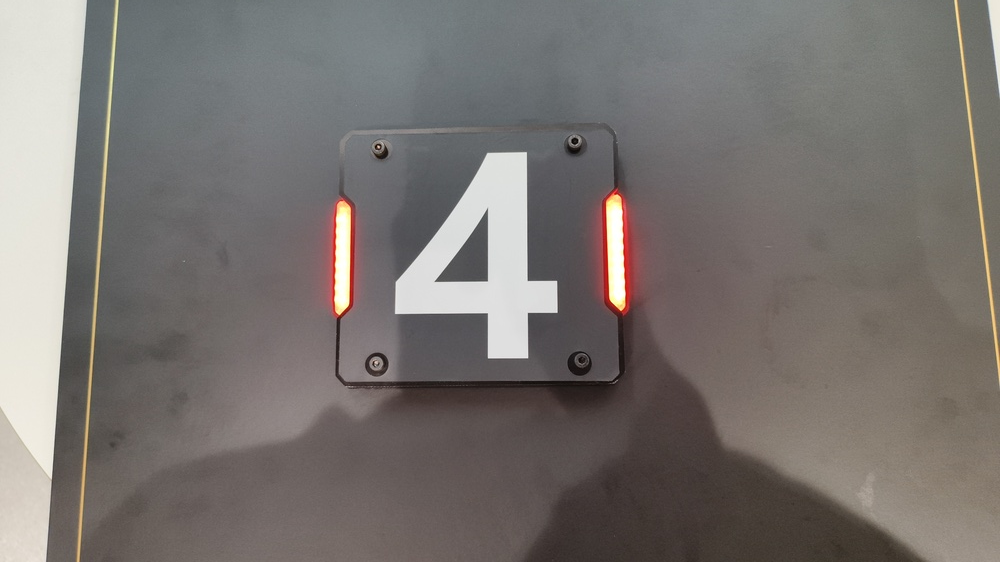
//> input picture opencv_show/picture/red.jpg, 1000 x 562 px, shrunk from 4096 x 2304 before the run
$ ./step5   (built with g++ and OpenCV 4)
//> lines starting //> are read from the running program, lines starting //| are printed output that depends on the picture; after the words box and inside, x2 and y2 are one past the last pixel; in counts of white or black regions, pixels touching at a corner belong together
#include <opencv2/opencv.hpp>
#include <iostream>

int main()
{
    cv::Mat image;
    image = cv::imread("red.jpg");
//> image is the input picture: 562 rows x 1000 cols, CV_8UC3; mean B, G, R 112.3, 115.4, 120.6
    if (image.empty()) {
        std::cerr << "Failed to read red.jpg\n";
        return 1;
    }

    // 先按 step3 的方法得到红色掩膜
    cv::Mat hsv;
    cv::cvtColor(image, hsv, cv::COLOR_BGR2HSV);
//> hsv: 562 rows x 1000 cols, CV_8UC3; mean H, S, V 49, 26, 122.3

    cv::Mat lowRed, highRed, mask;
    cv::inRange(hsv, cv::Scalar(0, 100, 100), cv::Scalar(10, 255, 255), lowRed);
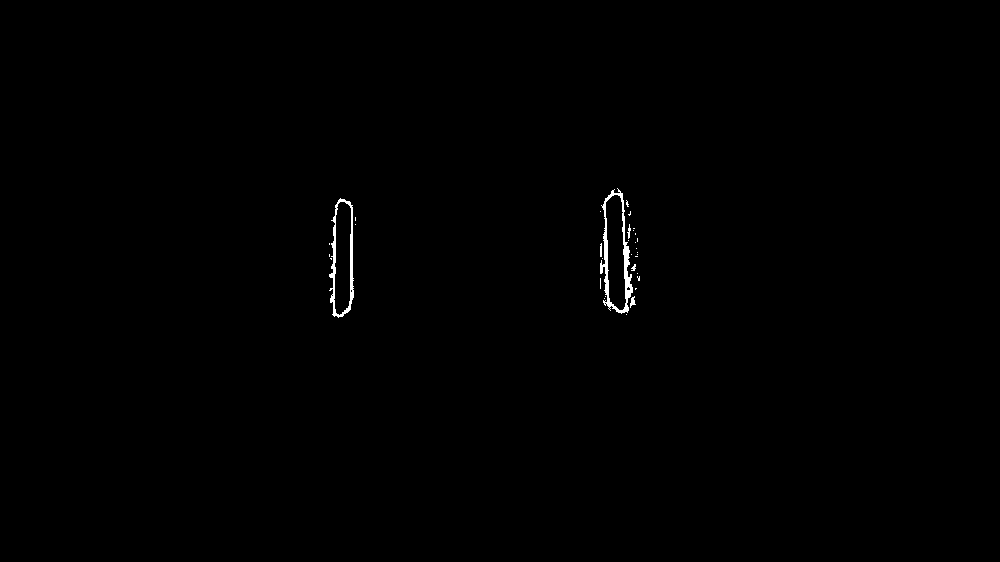
//> lowRed: 562 rows x 1000 cols, CV_8UC1; 0.34% white; 33 white regions (27 under 20 px), largest, box (x1, y1, x2, y2) and area: (600, 188, 633, 314) 980, (329, 198, 354, 318) 728, (630, 296, 636, 308) 37, (627, 224, 631, 239) 28, (600, 243, 602, 257) 26, (631, 264, 636, 271) 21
    cv::inRange(hsv, cv::Scalar(170, 100, 100), cv::Scalar(179, 255, 255), highRed);
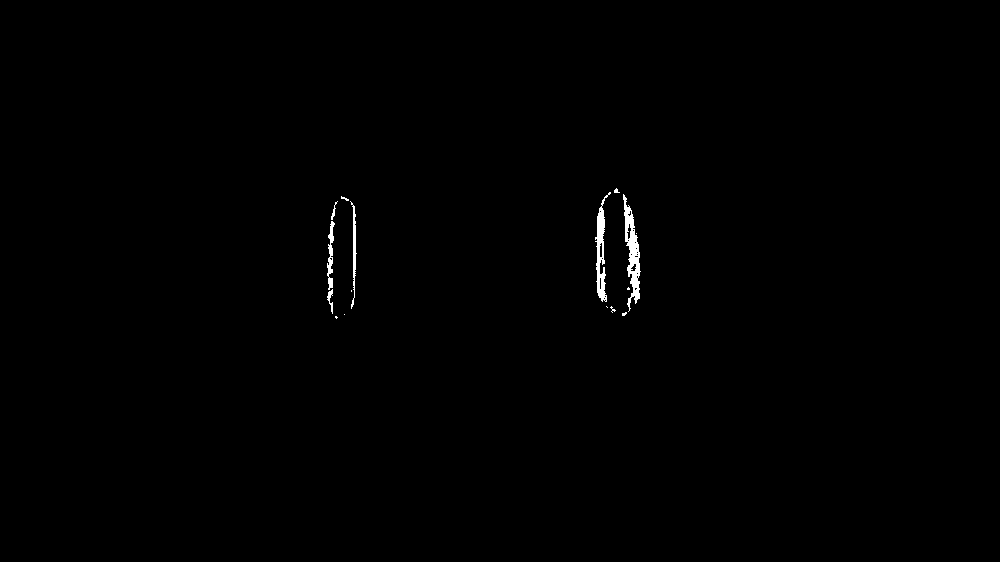
//> highRed: 562 rows x 1000 cols, CV_8UC1; 0.4% white; 16 white regions (10 under 20 px), largest, box (x1, y1, x2, y2) and area: (623, 194, 641, 312) 879, (595, 192, 611, 302) 647, (327, 221, 335, 290) 258, (350, 201, 357, 309) 254, (327, 289, 333, 314) 66, (331, 201, 338, 220) 37
    cv::bitwise_or(lowRed, highRed, mask);
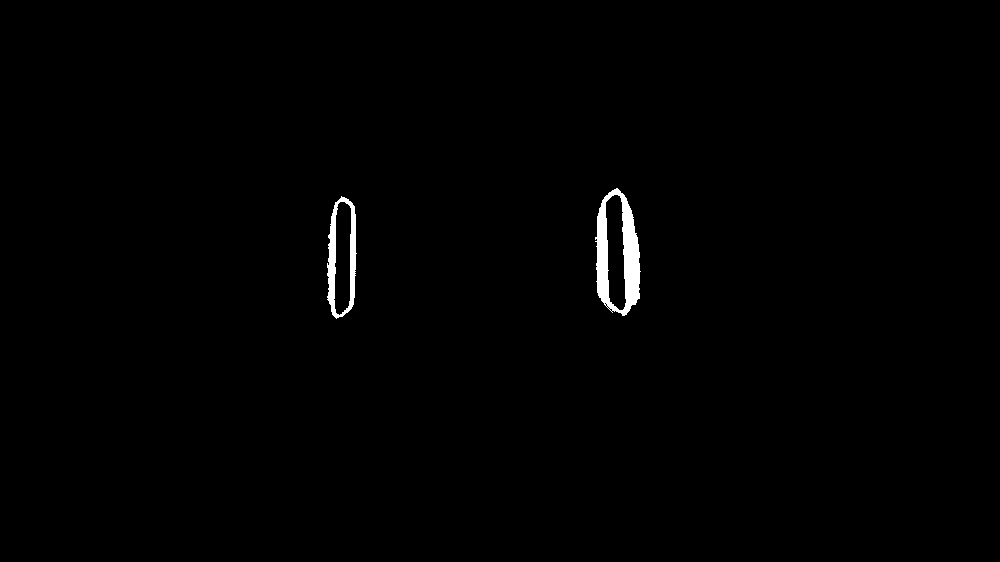
//> mask: 562 rows x 1000 cols, CV_8UC1; 0.73% white; 2 white regions, box (x1, y1, x2, y2) and area: (595, 188, 641, 316) 2742, (327, 196, 357, 319) 1383

    // 开运算：核要比小白点大、比灯条细，去掉零散噪点
    cv::Mat smallKernel = cv::getStructuringElement(cv::MORPH_RECT, cv::Size(5, 5));
    cv::Mat opened;
    cv::morphologyEx(mask, opened, cv::MORPH_OPEN, smallKernel);
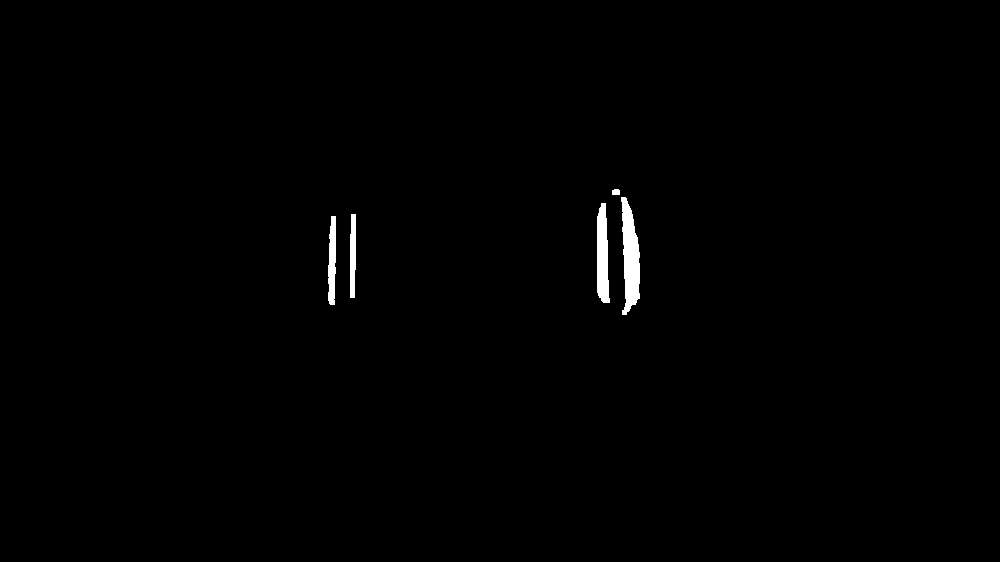
//> opened: 562 rows x 1000 cols, CV_8UC1; 0.64% white; 5 white regions, box (x1, y1, x2, y2) and area: (621, 197, 640, 315) 1486, (597, 203, 610, 303) 1014, (328, 216, 336, 305) 581, (350, 214, 356, 298) 456, (612, 189, 620, 195) 45

    // 闭运算：先膨胀再腐蚀，核要跨过灯条中间约 60 像素宽的空洞
    cv::Mat bigKernel = cv::getStructuringElement(cv::MORPH_RECT, cv::Size(71, 71));
    cv::Mat closed;
    cv::morphologyEx(opened, closed, cv::MORPH_CLOSE, bigKernel);
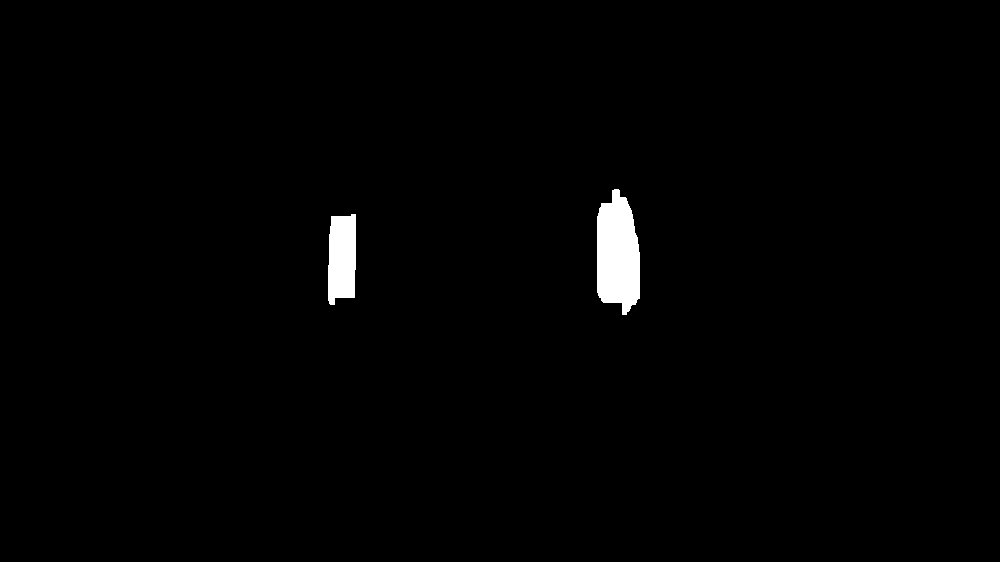
//> closed: 562 rows x 1000 cols, CV_8UC1; 1.2% white; 2 white regions, box (x1, y1, x2, y2) and area: (597, 189, 640, 315) 4230, (328, 214, 356, 305) 2245

    // 用处理后的掩膜抠出完整灯条
    cv::Mat redFinal;
    cv::bitwise_and(image, image, redFinal, closed);

    // 保存开运算、闭运算的掩膜和最终结果
    cv::imwrite("mask.png", mask);
    cv::imwrite("opened.png", opened);
    cv::imwrite("closed.png", closed);
    cv::imwrite("red_final.png", redFinal);

    std::cout << "Saved mask.png, opened.png, closed.png, red_final.png\n";
    return 0;
}
